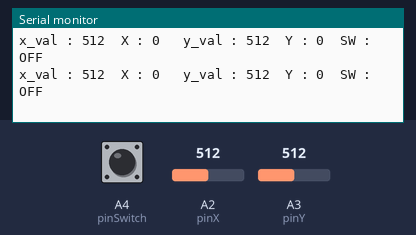
Simulated run of this sketch. Board: Arduino Uno, built with avr-gcc and run on an emulated ATmega328P. On the bench: the last lines printed to the serial monitor. The test bench sets the inputs (shaded band); at power-on: A4 (pinSwitch) HIGH, A2 (pinX) = 512, A3 (pinY) = 512.

Above: at 1.8 s.
1.9 s: A4 (pinSwitch) pulled LOW for 1.2 s
At 2.8 s:
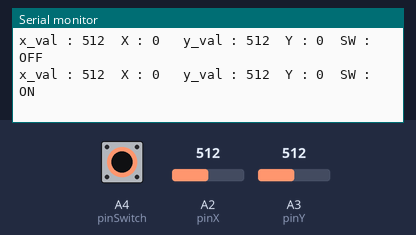
4.6 s: A2 (pinX) set to 716
At 5.5 s:
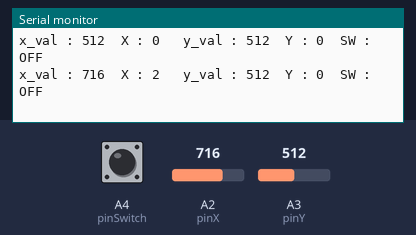
6.1 s: A3 (pinY) set to 716
At 6.1 s:
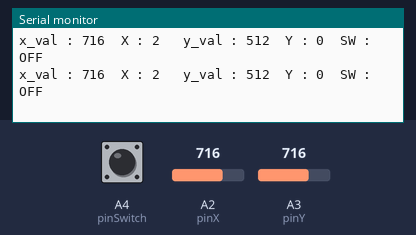
7.6 s: A2 (pinX) set to 900
At 8.8 s:
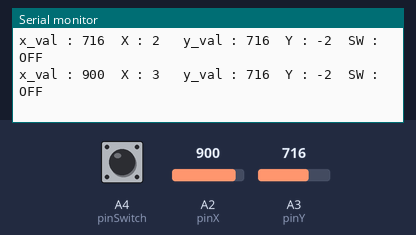
9.1 s: A3 (pinY) set to 900
At 9.1 s:
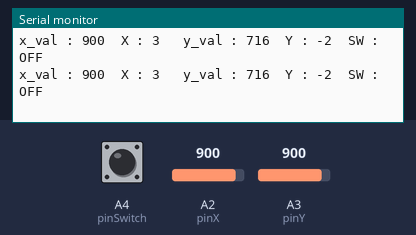
10.6 s: A4 (pinSwitch) pulled LOW for 1.2 s
At 11.5 s:
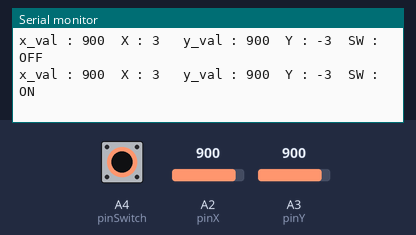
Timing chart, 0 to 13.6 s (numbered marks = the images above; inputs shaded):
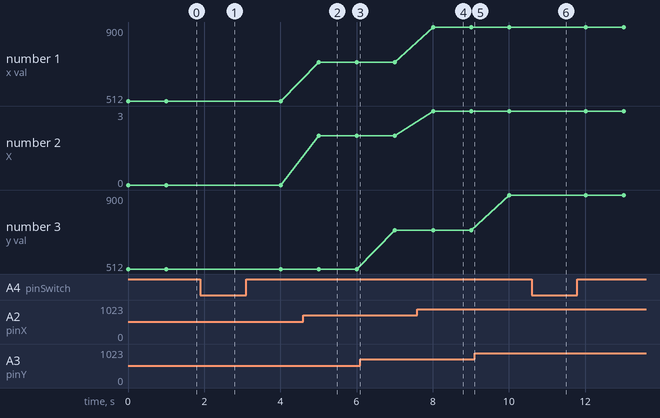

The sketch:

18_Joystick_cntl.ino
```cpp
const uint8_t pinGnd = A0;
const uint8_t pinVcc = A1;
const uint8_t pinX = A2;
const uint8_t pinY = A3;
const uint8_t pinSwitch = A4;

void setup(){
    Serial.begin(115200);

    pinMode(pinGnd, OUTPUT);
    pinMode(pinVcc, OUTPUT);
    pinMode(pinX, INPUT);
    pinMode(pinY, INPUT);
    pinMode(pinSwitch, INPUT_PULLUP);   // 내부 풀업저항을 사용

    digitalWrite(pinGnd, LOW);
    digitalWrite(pinVcc, HIGH);
}

void loop(){
    int x_val = analogRead(pinX);
    int y_val = analogRead(pinY);
    int x = map(x_val, 505-510, 505+510, -5, 5);  // -5:좌, 5:우측
    int y = map(y_val, 496-510, 496+510, 5, -5);  // -5:위, 5:아래

    Serial.print("x_val : ");
    Serial.print(x_val);
    Serial.print("\tX : ");
    Serial.print(x);
    Serial.print(" \ty_val : ");
    Serial.print(y_val);
    Serial.print("\tY : ");
    Serial.print(y);
    Serial.print("\tSW : ");

    if(digitalRead(pinSwitch) == LOW){
        // 버튼이 눌렸을 때
        Serial.println("ON");
    }
    else{
        Serial.println("OFF");
    }

    delay(1000);
}
```

Measured:
- after the input at 1.9 s, the serial monitor: prints a new line after 0.10 s (image 1)
- after the input at 4.6 s, the serial monitor: prints a new line after 0.41 s (image 2)
- after the input at 7.6 s, the serial monitor: prints a new line after 0.41 s (image 4)
- after the input at 10.6 s, the serial monitor: prints a new line after 0.41 s (image 6)
- plotted number 1: 512 → 716 after the input at 4.6 s, 716 → 900 after the input at 7.6 s
- plotted number 2: 0 → 2 after the input at 4.6 s, 2 → 3 after the input at 7.6 s
